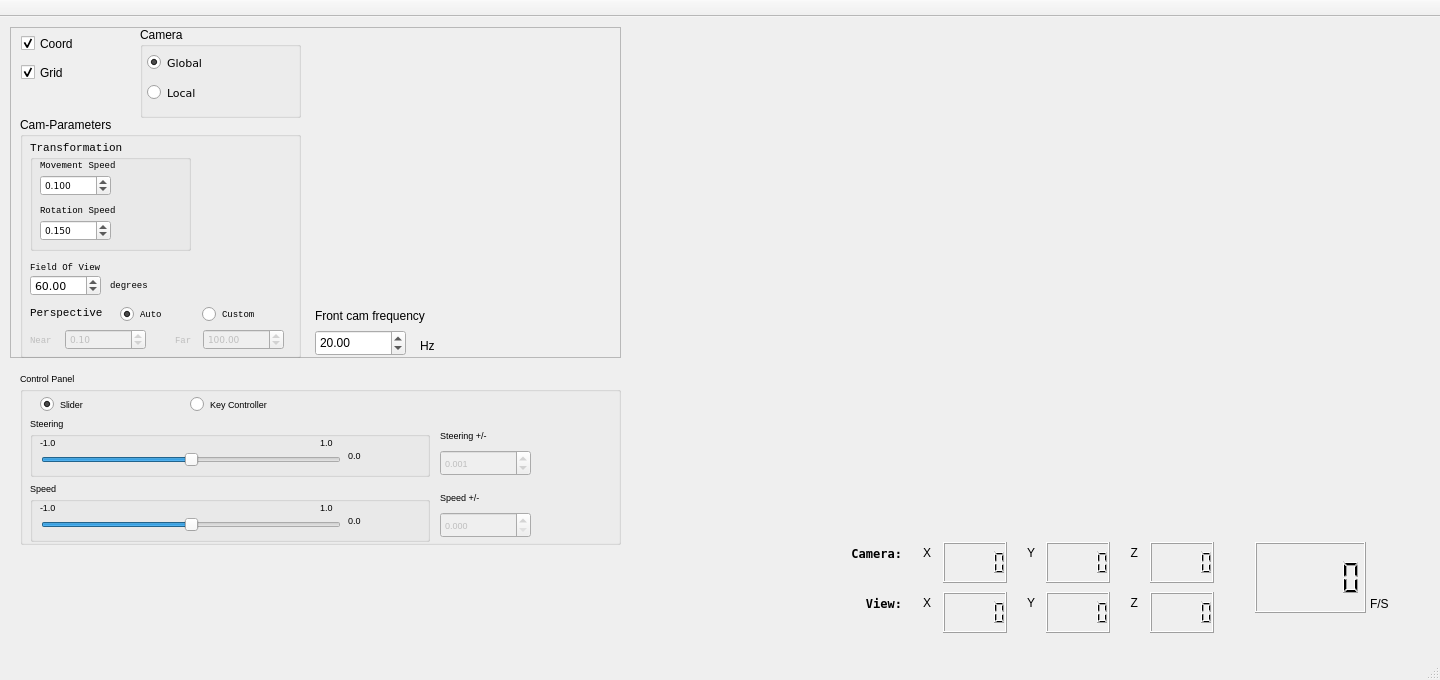
<?xml version="1.0" encoding="UTF-8"?>
<ui version="4.0">
 <class>primary_win</class>
 <widget class="QMainWindow" name="primary_win">
  <property name="enabled">
   <bool>true</bool>
  </property>
  <property name="geometry">
   <rect>
    <x>0</x>
    <y>0</y>
    <width>1440</width>
    <height>680</height>
   </rect>
  </property>
  <property name="minimumSize">
   <size>
    <width>1440</width>
    <height>680</height>
   </size>
  </property>
  <property name="maximumSize">
   <size>
    <width>16777215</width>
    <height>16777215</height>
   </size>
  </property>
  <property name="windowTitle">
   <string>win_mainliner</string>
  </property>
  <widget class="QWidget" name="centralWidget">
   <widget class="QWidget" name="Place_Tracker" native="true">
    <property name="enabled">
     <bool>true</bool>
    </property>
    <property name="geometry">
     <rect>
      <x>630</x>
      <y>10</y>
      <width>800</width>
      <height>500</height>
     </rect>
    </property>
    <property name="sizePolicy">
     <sizepolicy hsizetype="Fixed" vsizetype="Fixed">
      <horstretch>0</horstretch>
      <verstretch>0</verstretch>
     </sizepolicy>
    </property>
    <property name="minimumSize">
     <size>
      <width>800</width>
      <height>500</height>
     </size>
    </property>
    <property name="maximumSize">
     <size>
      <width>800</width>
      <height>500</height>
     </size>
    </property>
   </widget>
   <widget class="QFrame" name="edit_frame">
    <property name="geometry">
     <rect>
      <x>10</x>
      <y>10</y>
      <width>611</width>
      <height>331</height>
     </rect>
    </property>
    <property name="sizePolicy">
     <sizepolicy hsizetype="Expanding" vsizetype="Expanding">
      <horstretch>0</horstretch>
      <verstretch>0</verstretch>
     </sizepolicy>
    </property>
    <property name="minimumSize">
     <size>
      <width>0</width>
      <height>0</height>
     </size>
    </property>
    <property name="maximumSize">
     <size>
      <width>16777215</width>
      <height>16777215</height>
     </size>
    </property>
    <property name="frameShape">
     <enum>QFrame::StyledPanel</enum>
    </property>
    <property name="frameShadow">
     <enum>QFrame::Raised</enum>
    </property>
    <widget class="QGroupBox" name="camInf">
     <property name="geometry">
      <rect>
       <x>10</x>
       <y>90</y>
       <width>281</width>
       <height>241</height>
      </rect>
     </property>
     <property name="title">
      <string>Cam-Parameters</string>
     </property>
     <widget class="QGroupBox" name="camTransformation">
      <property name="geometry">
       <rect>
        <x>10</x>
        <y>23</y>
        <width>161</width>
        <height>111</height>
       </rect>
      </property>
      <property name="font">
       <font>
        <family>Cousine</family>
        <pointsize>8</pointsize>
       </font>
      </property>
      <property name="title">
       <string>Transformation</string>
      </property>
      <widget class="QDoubleSpinBox" name="cam_rotation_speed">
       <property name="geometry">
        <rect>
         <x>10</x>
         <y>80</y>
         <width>71</width>
         <height>21</height>
        </rect>
       </property>
       <property name="font">
        <font>
         <family>DejaVu Sans</family>
         <pointsize>7</pointsize>
        </font>
       </property>
       <property name="decimals">
        <number>3</number>
       </property>
       <property name="maximum">
        <double>1.000000000000000</double>
       </property>
       <property name="singleStep">
        <double>0.100000000000000</double>
       </property>
       <property name="value">
        <double>0.150000000000000</double>
       </property>
      </widget>
      <widget class="QLabel" name="rotation_speed_lab">
       <property name="geometry">
        <rect>
         <x>10</x>
         <y>60</y>
         <width>141</width>
         <height>20</height>
        </rect>
       </property>
       <property name="font">
        <font>
         <family>Cousine</family>
         <pointsize>7</pointsize>
        </font>
       </property>
       <property name="text">
        <string>Rotation Speed</string>
       </property>
      </widget>
      <widget class="QLabel" name="movment_spped_lab">
       <property name="geometry">
        <rect>
         <x>10</x>
         <y>15</y>
         <width>141</width>
         <height>20</height>
        </rect>
       </property>
       <property name="font">
        <font>
         <family>Cousine</family>
         <pointsize>7</pointsize>
        </font>
       </property>
       <property name="text">
        <string>Movement Speed</string>
       </property>
      </widget>
      <widget class="QDoubleSpinBox" name="cam_movement_speed">
       <property name="geometry">
        <rect>
         <x>10</x>
         <y>35</y>
         <width>71</width>
         <height>21</height>
        </rect>
       </property>
       <property name="font">
        <font>
         <family>DejaVu Sans</family>
         <pointsize>7</pointsize>
        </font>
       </property>
       <property name="wrapping">
        <bool>false</bool>
       </property>
       <property name="decimals">
        <number>3</number>
       </property>
       <property name="maximum">
        <double>1.000000000000000</double>
       </property>
       <property name="singleStep">
        <double>0.100000000000000</double>
       </property>
       <property name="value">
        <double>0.100000000000000</double>
       </property>
      </widget>
     </widget>
     <widget class="QLabel" name="field_view_lab">
      <property name="geometry">
       <rect>
        <x>10</x>
        <y>140</y>
        <width>121</width>
        <height>21</height>
       </rect>
      </property>
      <property name="font">
       <font>
        <family>Cousine</family>
        <pointsize>7</pointsize>
       </font>
      </property>
      <property name="text">
       <string>Field Of View </string>
      </property>
     </widget>
     <widget class="QDoubleSpinBox" name="SpinBox_FieldOfView">
      <property name="geometry">
       <rect>
        <x>10</x>
        <y>158</y>
        <width>71</width>
        <height>21</height>
       </rect>
      </property>
      <property name="font">
       <font>
        <family>DejaVu Sans</family>
        <pointsize>8</pointsize>
       </font>
      </property>
      <property name="maximum">
       <double>179.990000000000009</double>
      </property>
      <property name="singleStep">
       <double>1.000000000000000</double>
      </property>
      <property name="value">
       <double>60.000000000000000</double>
      </property>
     </widget>
     <widget class="QLabel" name="fov_degrees_lab">
      <property name="geometry">
       <rect>
        <x>90</x>
        <y>158</y>
        <width>81</width>
        <height>20</height>
       </rect>
      </property>
      <property name="font">
       <font>
        <family>Cousine</family>
        <pointsize>7</pointsize>
       </font>
      </property>
      <property name="text">
       <string>degrees</string>
      </property>
     </widget>
     <widget class="QLabel" name="perspective_lab">
      <property name="geometry">
       <rect>
        <x>10</x>
        <y>185</y>
        <width>85</width>
        <height>21</height>
       </rect>
      </property>
      <property name="font">
       <font>
        <family>Cousine</family>
        <pointsize>8</pointsize>
       </font>
      </property>
      <property name="text">
       <string>Perspective</string>
      </property>
     </widget>
     <widget class="QRadioButton" name="auto_perspective_radio">
      <property name="geometry">
       <rect>
        <x>100</x>
        <y>187</y>
        <width>71</width>
        <height>21</height>
       </rect>
      </property>
      <property name="font">
       <font>
        <family>Cousine</family>
        <pointsize>7</pointsize>
       </font>
      </property>
      <property name="text">
       <string>Auto</string>
      </property>
      <property name="checked">
       <bool>true</bool>
      </property>
     </widget>
     <widget class="QRadioButton" name="custom_perspective_radio">
      <property name="geometry">
       <rect>
        <x>182</x>
        <y>187</y>
        <width>91</width>
        <height>21</height>
       </rect>
      </property>
      <property name="font">
       <font>
        <family>Cousine</family>
        <pointsize>7</pointsize>
       </font>
      </property>
      <property name="text">
       <string>Custom</string>
      </property>
     </widget>
     <widget class="QFrame" name="frame_perspective">
      <property name="enabled">
       <bool>false</bool>
      </property>
      <property name="geometry">
       <rect>
        <x>0</x>
        <y>200</y>
        <width>271</width>
        <height>41</height>
       </rect>
      </property>
      <property name="frameShape">
       <enum>QFrame::NoFrame</enum>
      </property>
      <property name="frameShadow">
       <enum>QFrame::Raised</enum>
      </property>
      <widget class="QLabel" name="near_plane_lab">
       <property name="geometry">
        <rect>
         <x>10</x>
         <y>8</y>
         <width>40</width>
         <height>30</height>
        </rect>
       </property>
       <property name="font">
        <font>
         <family>Cousine</family>
         <pointsize>7</pointsize>
        </font>
       </property>
       <property name="text">
        <string>Near</string>
       </property>
      </widget>
      <widget class="QLabel" name="far_plane_lab">
       <property name="geometry">
        <rect>
         <x>155</x>
         <y>8</y>
         <width>40</width>
         <height>30</height>
        </rect>
       </property>
       <property name="font">
        <font>
         <family>Cousine</family>
         <pointsize>7</pointsize>
        </font>
       </property>
       <property name="text">
        <string>Far</string>
       </property>
      </widget>
      <widget class="QDoubleSpinBox" name="SpinBox_Near">
       <property name="geometry">
        <rect>
         <x>45</x>
         <y>12</y>
         <width>81</width>
         <height>21</height>
        </rect>
       </property>
       <property name="font">
        <font>
         <family>DejaVu Sans</family>
         <pointsize>7</pointsize>
        </font>
       </property>
       <property name="minimum">
        <double>0.010000000000000</double>
       </property>
       <property name="maximum">
        <double>1000.000000000000000</double>
       </property>
       <property name="value">
        <double>0.100000000000000</double>
       </property>
      </widget>
      <widget class="QDoubleSpinBox" name="SpinBox_Far">
       <property name="geometry">
        <rect>
         <x>183</x>
         <y>12</y>
         <width>81</width>
         <height>21</height>
        </rect>
       </property>
       <property name="font">
        <font>
         <family>DejaVu Sans</family>
         <pointsize>7</pointsize>
        </font>
       </property>
       <property name="minimum">
        <double>0.010000000000000</double>
       </property>
       <property name="maximum">
        <double>1000.000000000000000</double>
       </property>
       <property name="singleStep">
        <double>0.010000000000000</double>
       </property>
       <property name="value">
        <double>100.000000000000000</double>
       </property>
      </widget>
     </widget>
    </widget>
    <widget class="QGroupBox" name="groupBox_Camera">
     <property name="geometry">
      <rect>
       <x>130</x>
       <y>0</y>
       <width>161</width>
       <height>91</height>
      </rect>
     </property>
     <property name="title">
      <string>Camera</string>
     </property>
     <widget class="QRadioButton" name="radioButton_Global">
      <property name="geometry">
       <rect>
        <x>7</x>
        <y>20</y>
        <width>111</width>
        <height>31</height>
       </rect>
      </property>
      <property name="font">
       <font>
        <family>DejaVu Sans</family>
        <pointsize>8</pointsize>
       </font>
      </property>
      <property name="text">
       <string>Global</string>
      </property>
      <property name="checked">
       <bool>true</bool>
      </property>
     </widget>
     <widget class="QRadioButton" name="radioButton_Local">
      <property name="geometry">
       <rect>
        <x>7</x>
        <y>50</y>
        <width>111</width>
        <height>31</height>
       </rect>
      </property>
      <property name="font">
       <font>
        <family>DejaVu Sans</family>
        <pointsize>8</pointsize>
       </font>
      </property>
      <property name="text">
       <string>Local</string>
      </property>
     </widget>
    </widget>
    <widget class="QCheckBox" name="grid_check">
     <property name="geometry">
      <rect>
       <x>11</x>
       <y>30</y>
       <width>101</width>
       <height>31</height>
      </rect>
     </property>
     <property name="text">
      <string>Grid</string>
     </property>
     <property name="checked">
      <bool>true</bool>
     </property>
    </widget>
    <widget class="QCheckBox" name="coord_check">
     <property name="geometry">
      <rect>
       <x>11</x>
       <y>1</y>
       <width>101</width>
       <height>31</height>
      </rect>
     </property>
     <property name="text">
      <string>Coord</string>
     </property>
     <property name="checked">
      <bool>true</bool>
     </property>
    </widget>
    <widget class="QDoubleSpinBox" name="front_cam_freq_SpinBox">
     <property name="geometry">
      <rect>
       <x>305</x>
       <y>303</y>
       <width>91</width>
       <height>26</height>
      </rect>
     </property>
     <property name="minimum">
      <double>1.000000000000000</double>
     </property>
     <property name="maximum">
      <double>100.000000000000000</double>
     </property>
     <property name="value">
      <double>20.000000000000000</double>
     </property>
    </widget>
    <widget class="QLabel" name="fornt_cam_freq_lab">
     <property name="geometry">
      <rect>
       <x>305</x>
       <y>275</y>
       <width>281</width>
       <height>28</height>
      </rect>
     </property>
     <property name="text">
      <string>Front cam frequency</string>
     </property>
    </widget>
    <widget class="QLabel" name="Hz_lab">
     <property name="geometry">
      <rect>
       <x>410</x>
       <y>310</y>
       <width>67</width>
       <height>17</height>
      </rect>
     </property>
     <property name="text">
      <string>Hz</string>
     </property>
    </widget>
   </widget>
   <widget class="QGroupBox" name="groupBox">
    <property name="geometry">
     <rect>
      <x>20</x>
      <y>355</y>
      <width>601</width>
      <height>173</height>
     </rect>
    </property>
    <property name="font">
     <font>
      <pointsize>7</pointsize>
     </font>
    </property>
    <property name="title">
     <string>Control Panel</string>
    </property>
    <widget class="QGroupBox" name="speed_groupBox">
     <property name="geometry">
      <rect>
       <x>10</x>
       <y>110</y>
       <width>400</width>
       <height>60</height>
      </rect>
     </property>
     <property name="minimumSize">
      <size>
       <width>0</width>
       <height>0</height>
      </size>
     </property>
     <property name="maximumSize">
      <size>
       <width>400</width>
       <height>16777215</height>
      </size>
     </property>
     <property name="font">
      <font>
       <pointsize>7</pointsize>
      </font>
     </property>
     <property name="title">
      <string>Speed</string>
     </property>
     <widget class="QLabel" name="max_backward_speed_lab">
      <property name="geometry">
       <rect>
        <x>10</x>
        <y>15</y>
        <width>51</width>
        <height>20</height>
       </rect>
      </property>
      <property name="text">
       <string>-1.0</string>
      </property>
     </widget>
     <widget class="QLabel" name="max_forward_speed_lab">
      <property name="geometry">
       <rect>
        <x>290</x>
        <y>15</y>
        <width>41</width>
        <height>20</height>
       </rect>
      </property>
      <property name="text">
       <string>1.0</string>
      </property>
     </widget>
     <widget class="QLabel" name="speedDis">
      <property name="geometry">
       <rect>
        <x>318</x>
        <y>28</y>
        <width>71</width>
        <height>20</height>
       </rect>
      </property>
      <property name="text">
       <string>0.0</string>
      </property>
     </widget>
     <widget class="QSlider" name="speedV">
      <property name="geometry">
       <rect>
        <x>11</x>
        <y>35</y>
        <width>300</width>
        <height>15</height>
       </rect>
      </property>
      <property name="minimum">
       <number>-600</number>
      </property>
      <property name="maximum">
       <number>600</number>
      </property>
      <property name="value">
       <number>0</number>
      </property>
      <property name="orientation">
       <enum>Qt::Horizontal</enum>
      </property>
     </widget>
    </widget>
    <widget class="QGroupBox" name="steering_groupBox">
     <property name="geometry">
      <rect>
       <x>10</x>
       <y>45</y>
       <width>400</width>
       <height>60</height>
      </rect>
     </property>
     <property name="sizePolicy">
      <sizepolicy hsizetype="Fixed" vsizetype="Fixed">
       <horstretch>0</horstretch>
       <verstretch>0</verstretch>
      </sizepolicy>
     </property>
     <property name="minimumSize">
      <size>
       <width>0</width>
       <height>0</height>
      </size>
     </property>
     <property name="maximumSize">
      <size>
       <width>400</width>
       <height>16777215</height>
      </size>
     </property>
     <property name="font">
      <font>
       <pointsize>7</pointsize>
      </font>
     </property>
     <property name="title">
      <string>Steering</string>
     </property>
     <widget class="QLabel" name="max_left_turn_steering_lab">
      <property name="geometry">
       <rect>
        <x>10</x>
        <y>15</y>
        <width>51</width>
        <height>20</height>
       </rect>
      </property>
      <property name="text">
       <string>-1.0</string>
      </property>
     </widget>
     <widget class="QLabel" name="max_right_turn_steering_lab">
      <property name="geometry">
       <rect>
        <x>290</x>
        <y>15</y>
        <width>41</width>
        <height>20</height>
       </rect>
      </property>
      <property name="text">
       <string>1.0</string>
      </property>
     </widget>
     <widget class="QSlider" name="steeringV">
      <property name="geometry">
       <rect>
        <x>11</x>
        <y>35</y>
        <width>300</width>
        <height>15</height>
       </rect>
      </property>
      <property name="minimum">
       <number>-25</number>
      </property>
      <property name="maximum">
       <number>25</number>
      </property>
      <property name="orientation">
       <enum>Qt::Horizontal</enum>
      </property>
     </widget>
     <widget class="QLabel" name="steeringDis">
      <property name="geometry">
       <rect>
        <x>318</x>
        <y>28</y>
        <width>71</width>
        <height>20</height>
       </rect>
      </property>
      <property name="maximumSize">
       <size>
        <width>16777215</width>
        <height>16777215</height>
       </size>
      </property>
      <property name="text">
       <string>0.0</string>
      </property>
     </widget>
    </widget>
    <widget class="QRadioButton" name="slider_control_radio">
     <property name="geometry">
      <rect>
       <x>20</x>
       <y>20</y>
       <width>141</width>
       <height>25</height>
      </rect>
     </property>
     <property name="font">
      <font>
       <pointsize>7</pointsize>
      </font>
     </property>
     <property name="text">
      <string>Slider</string>
     </property>
     <property name="checked">
      <bool>true</bool>
     </property>
    </widget>
    <widget class="QRadioButton" name="key_control_radio">
     <property name="geometry">
      <rect>
       <x>170</x>
       <y>20</y>
       <width>171</width>
       <height>25</height>
      </rect>
     </property>
     <property name="font">
      <font>
       <pointsize>7</pointsize>
      </font>
     </property>
     <property name="text">
      <string>Key Controller</string>
     </property>
    </widget>
    <widget class="QDoubleSpinBox" name="max_speed_SpinBox">
     <property name="enabled">
      <bool>false</bool>
     </property>
     <property name="geometry">
      <rect>
       <x>420</x>
       <y>140</y>
       <width>91</width>
       <height>26</height>
      </rect>
     </property>
     <property name="decimals">
      <number>3</number>
     </property>
     <property name="maximum">
      <double>1.000000000000000</double>
     </property>
     <property name="singleStep">
      <double>0.010000000000000</double>
     </property>
     <property name="value">
      <double>0.000000000000000</double>
     </property>
    </widget>
    <widget class="QDoubleSpinBox" name="max_steering_SpinBox">
     <property name="enabled">
      <bool>false</bool>
     </property>
     <property name="geometry">
      <rect>
       <x>420</x>
       <y>78</y>
       <width>91</width>
       <height>26</height>
      </rect>
     </property>
     <property name="decimals">
      <number>3</number>
     </property>
     <property name="maximum">
      <double>1.000000000000000</double>
     </property>
     <property name="singleStep">
      <double>0.100000000000000</double>
     </property>
     <property name="value">
      <double>0.001000000000000</double>
     </property>
    </widget>
    <widget class="QLabel" name="max_steering_lab">
     <property name="geometry">
      <rect>
       <x>420</x>
       <y>48</y>
       <width>181</width>
       <height>31</height>
      </rect>
     </property>
     <property name="text">
      <string>Steering +/-</string>
     </property>
    </widget>
    <widget class="QLabel" name="max_speed_lab">
     <property name="geometry">
      <rect>
       <x>420</x>
       <y>110</y>
       <width>181</width>
       <height>31</height>
      </rect>
     </property>
     <property name="text">
      <string>Speed +/-</string>
     </property>
    </widget>
   </widget>
   <widget class="QFrame" name="camera_indicators_frame">
    <property name="enabled">
     <bool>true</bool>
    </property>
    <property name="geometry">
     <rect>
      <x>780</x>
      <y>515</y>
      <width>651</width>
      <height>120</height>
     </rect>
    </property>
    <property name="sizePolicy">
     <sizepolicy hsizetype="Preferred" vsizetype="Preferred">
      <horstretch>0</horstretch>
      <verstretch>0</verstretch>
     </sizepolicy>
    </property>
    <property name="minimumSize">
     <size>
      <width>1</width>
      <height>1</height>
     </size>
    </property>
    <property name="maximumSize">
     <size>
      <width>2000</width>
      <height>3000</height>
     </size>
    </property>
    <property name="frameShape">
     <enum>QFrame::NoFrame</enum>
    </property>
    <property name="frameShadow">
     <enum>QFrame::Raised</enum>
    </property>
    <widget class="QLCDNumber" name="lcdFrameRate">
     <property name="geometry">
      <rect>
       <x>475</x>
       <y>10</y>
       <width>111</width>
       <height>71</height>
      </rect>
     </property>
     <property name="font">
      <font>
       <pointsize>14</pointsize>
      </font>
     </property>
     <property name="frameShape">
      <enum>QFrame::Box</enum>
     </property>
     <property name="smallDecimalPoint">
      <bool>true</bool>
     </property>
    </widget>
    <widget class="QLabel" name="frames_per_secs_lab">
     <property name="geometry">
      <rect>
       <x>590</x>
       <y>64</y>
       <width>55</width>
       <height>16</height>
      </rect>
     </property>
     <property name="text">
      <string>F/S</string>
     </property>
    </widget>
    <widget class="QLabel" name="Camera_lab">
     <property name="geometry">
      <rect>
       <x>31</x>
       <y>6</y>
       <width>91</width>
       <height>31</height>
      </rect>
     </property>
     <property name="sizePolicy">
      <sizepolicy hsizetype="Preferred" vsizetype="Preferred">
       <horstretch>0</horstretch>
       <verstretch>0</verstretch>
      </sizepolicy>
     </property>
     <property name="font">
      <font>
       <family>DejaVu Sans Mono</family>
       <weight>75</weight>
       <bold>true</bold>
      </font>
     </property>
     <property name="text">
      <string>Camera:</string>
     </property>
     <property name="alignment">
      <set>Qt::AlignRight|Qt::AlignTrailing|Qt::AlignVCenter</set>
     </property>
    </widget>
    <widget class="QLabel" name="cam_posX_lab">
     <property name="geometry">
      <rect>
       <x>130</x>
       <y>10</y>
       <width>21</width>
       <height>21</height>
      </rect>
     </property>
     <property name="text">
      <string>X</string>
     </property>
     <property name="alignment">
      <set>Qt::AlignRight|Qt::AlignTrailing|Qt::AlignVCenter</set>
     </property>
    </widget>
    <widget class="QLCDNumber" name="lcdCamCoordX">
     <property name="geometry">
      <rect>
       <x>163</x>
       <y>10</y>
       <width>64</width>
       <height>41</height>
      </rect>
     </property>
    </widget>
    <widget class="QLabel" name="cam_posZ_lab">
     <property name="geometry">
      <rect>
       <x>337</x>
       <y>10</y>
       <width>21</width>
       <height>21</height>
      </rect>
     </property>
     <property name="text">
      <string>Z</string>
     </property>
     <property name="alignment">
      <set>Qt::AlignRight|Qt::AlignTrailing|Qt::AlignVCenter</set>
     </property>
    </widget>
    <widget class="QLabel" name="cam_posY_lab">
     <property name="geometry">
      <rect>
       <x>234</x>
       <y>10</y>
       <width>21</width>
       <height>21</height>
      </rect>
     </property>
     <property name="text">
      <string>Y</string>
     </property>
     <property name="alignment">
      <set>Qt::AlignRight|Qt::AlignTrailing|Qt::AlignVCenter</set>
     </property>
    </widget>
    <widget class="QLCDNumber" name="lcdCamCoordY">
     <property name="geometry">
      <rect>
       <x>266</x>
       <y>10</y>
       <width>64</width>
       <height>41</height>
      </rect>
     </property>
    </widget>
    <widget class="QLCDNumber" name="lcdCamCoordZ">
     <property name="geometry">
      <rect>
       <x>370</x>
       <y>10</y>
       <width>64</width>
       <height>41</height>
      </rect>
     </property>
     <property name="font">
      <font>
       <stylestrategy>PreferDefault</stylestrategy>
      </font>
     </property>
     <property name="value" stdset="0">
      <double>0.000000000000000</double>
     </property>
     <property name="intValue" stdset="0">
      <number>0</number>
     </property>
    </widget>
    <widget class="QLCDNumber" name="lcdCamViewX">
     <property name="geometry">
      <rect>
       <x>163</x>
       <y>60</y>
       <width>64</width>
       <height>41</height>
      </rect>
     </property>
    </widget>
    <widget class="QLabel" name="view_lab">
     <property name="geometry">
      <rect>
       <x>31</x>
       <y>56</y>
       <width>91</width>
       <height>31</height>
      </rect>
     </property>
     <property name="font">
      <font>
       <family>DejaVu Sans Mono</family>
       <weight>75</weight>
       <bold>true</bold>
      </font>
     </property>
     <property name="text">
      <string>View:</string>
     </property>
     <property name="alignment">
      <set>Qt::AlignRight|Qt::AlignTrailing|Qt::AlignVCenter</set>
     </property>
    </widget>
    <widget class="QLabel" name="viewX_lab">
     <property name="geometry">
      <rect>
       <x>130</x>
       <y>60</y>
       <width>21</width>
       <height>21</height>
      </rect>
     </property>
     <property name="text">
      <string>X</string>
     </property>
     <property name="alignment">
      <set>Qt::AlignRight|Qt::AlignTrailing|Qt::AlignVCenter</set>
     </property>
    </widget>
    <widget class="QLCDNumber" name="lcdCamViewY">
     <property name="geometry">
      <rect>
       <x>266</x>
       <y>60</y>
       <width>64</width>
       <height>41</height>
      </rect>
     </property>
    </widget>
    <widget class="QLabel" name="viewY_lab">
     <property name="geometry">
      <rect>
       <x>234</x>
       <y>60</y>
       <width>21</width>
       <height>21</height>
      </rect>
     </property>
     <property name="text">
      <string>Y</string>
     </property>
     <property name="alignment">
      <set>Qt::AlignRight|Qt::AlignTrailing|Qt::AlignVCenter</set>
     </property>
    </widget>
    <widget class="QLabel" name="viewZ_lab">
     <property name="geometry">
      <rect>
       <x>337</x>
       <y>60</y>
       <width>21</width>
       <height>21</height>
      </rect>
     </property>
     <property name="layoutDirection">
      <enum>Qt::LeftToRight</enum>
     </property>
     <property name="text">
      <string>Z</string>
     </property>
     <property name="alignment">
      <set>Qt::AlignRight|Qt::AlignTrailing|Qt::AlignVCenter</set>
     </property>
    </widget>
    <widget class="QLCDNumber" name="lcdCamViewZ">
     <property name="geometry">
      <rect>
       <x>370</x>
       <y>60</y>
       <width>64</width>
       <height>41</height>
      </rect>
     </property>
     <property name="font">
      <font>
       <stylestrategy>PreferDefault</stylestrategy>
      </font>
     </property>
     <property name="value" stdset="0">
      <double>0.000000000000000</double>
     </property>
     <property name="intValue" stdset="0">
      <number>0</number>
     </property>
    </widget>
   </widget>
  </widget>
  <widget class="QMenuBar" name="menuBar">
   <property name="enabled">
    <bool>false</bool>
   </property>
   <property name="geometry">
    <rect>
     <x>0</x>
     <y>0</y>
     <width>1440</width>
     <height>26</height>
    </rect>
   </property>
  </widget>
  <widget class="QToolBar" name="mainToolBar">
   <property name="enabled">
    <bool>false</bool>
   </property>
   <property name="sizePolicy">
    <sizepolicy hsizetype="Fixed" vsizetype="Fixed">
     <horstretch>0</horstretch>
     <verstretch>0</verstretch>
    </sizepolicy>
   </property>
   <property name="movable">
    <bool>false</bool>
   </property>
   <attribute name="toolBarArea">
    <enum>TopToolBarArea</enum>
   </attribute>
   <attribute name="toolBarBreak">
    <bool>false</bool>
   </attribute>
  </widget>
  <widget class="QStatusBar" name="statusBar"/>
 </widget>
 <layoutdefault spacing="6" margin="11"/>
 <resources/>
 <connections/>
</ui>
